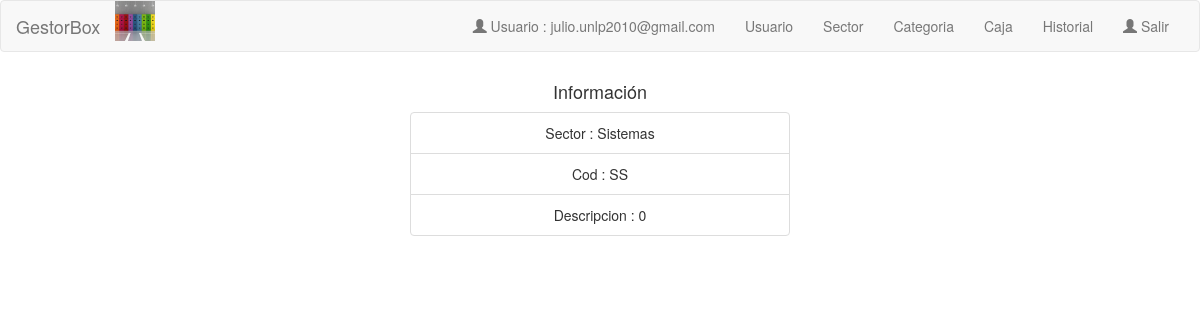
Screenshot of /views/show_sector.php?id_sector=25 (signed in) with the database file from the repository.
### tables this page shows
CREATE TABLE `sector` (
  `id_sector` int(11) NOT NULL,
  `nombre` text NOT NULL,
  `cod` text NOT NULL,
  `descripcion` text NOT NULL
);

### views/show_sector.php (the view, shortened to what this page needs)
<?php
$servername = "localhost";
$username = "root";
$password = "";
$dbname = "gestorboxdb";
$conn = new mysqli($servername, $username, $password, $dbname);
$id_sector = $_GET['id_sector'];
$sql = "SELECT *  FROM sector where id_sector = $id_sector ";
$result = $conn->query($sql);
$nombre = "null ";
$cod = "null ";
if ($result->num_rows > 0) {
    while($row = $result->fetch_assoc()) {
      $nombre = $row["nombre"];
      $cod = $row["cod"];
      $descripcion = $row["descripcion"];
    }
} else {
    echo "0 results";
}
?>
<link rel="stylesheet" href="https://maxcdn.bootstrapcdn.com/bootstrap/3.3.7/css/bootstrap.min.css">
<!DOCTYPE html>
<html lang="en">
  <body>
     <?php include '../views/navbar.php';?>
    <div class="row">
      <div class="col-md-offset-4 col-md-4" style="text-align: center;">
        <h4>Información</h2>
        <div class="content">
 <ul class="list-group">
  <li class="list-group-item">Sector :  <?php echo " $nombre"; ?> </li>
  <li class="list-group-item">Cod : <?php echo " $cod"; ?> </li>
  <li class="list-group-item">Descripcion : <?php echo " $descripcion"; ?></li>
</ul>
        </div>
      </div>
    </div>
  </body>
</html>

### rows the page displays
sector: nombre "Sistemas", cod "SS", descripcion "0"

### other values shown
$_SESSION['email'] "julio.unlp2010@gmail.com"
